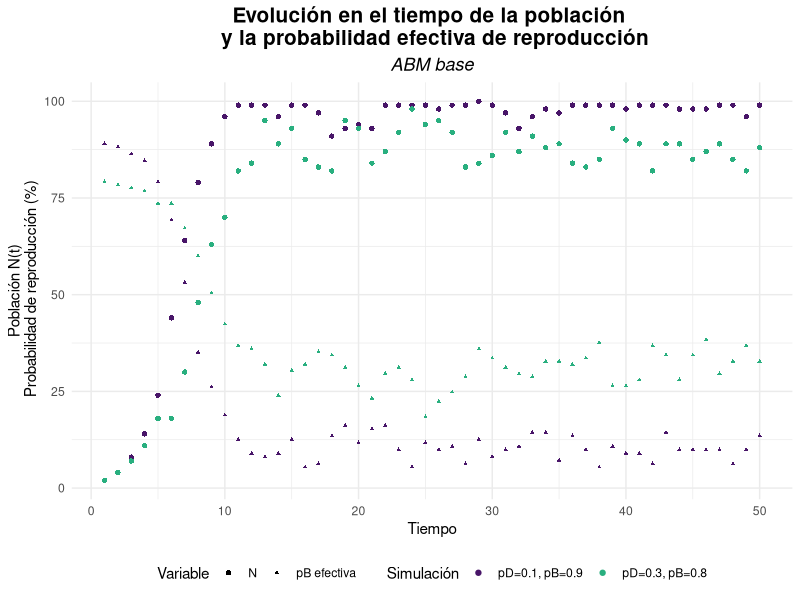
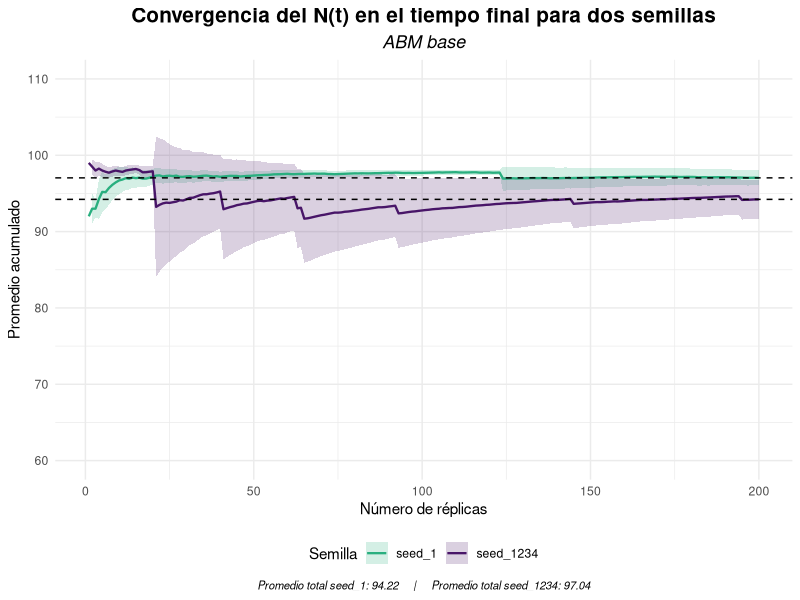
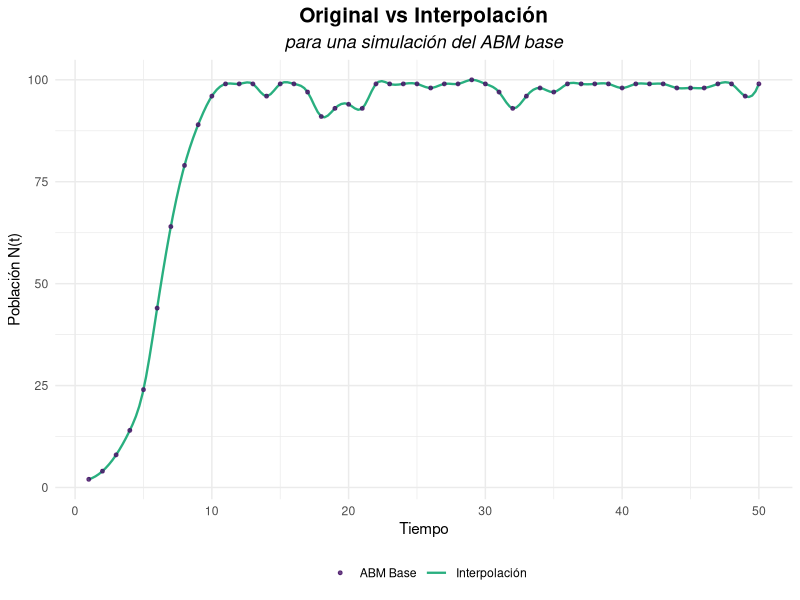
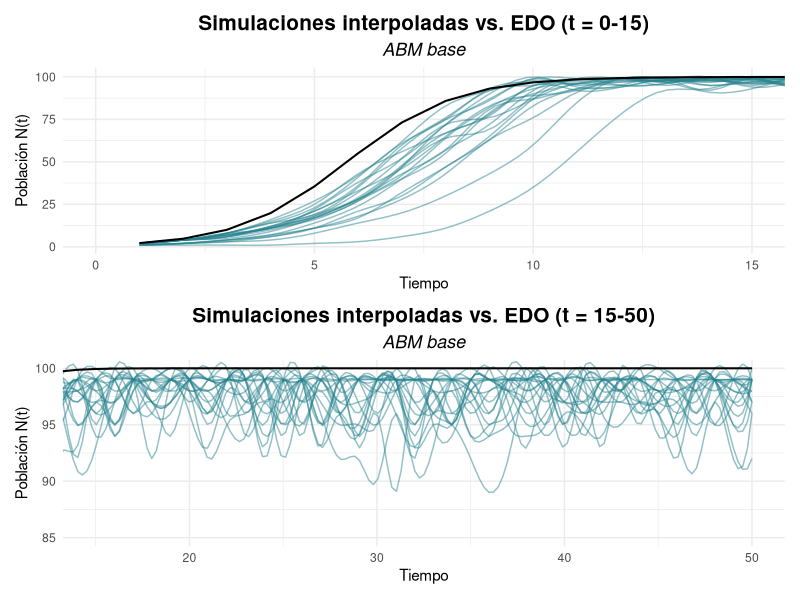
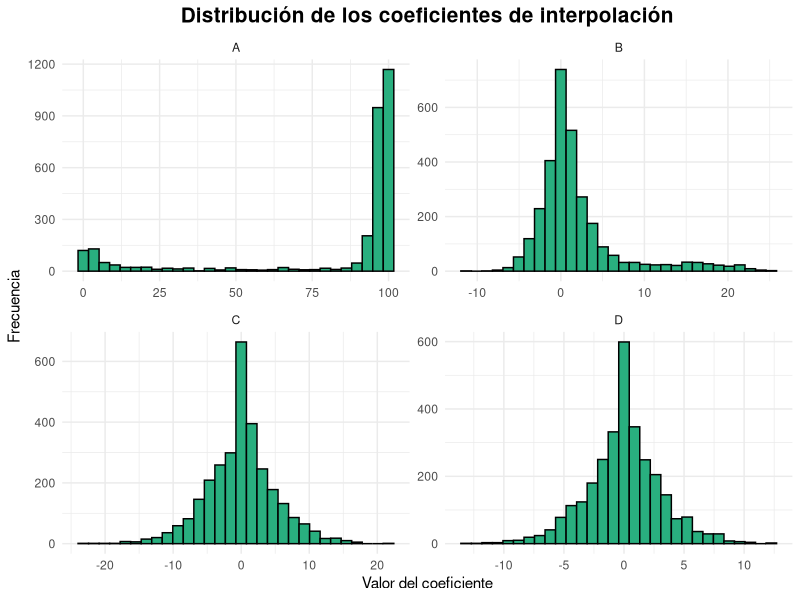

The R script that drew these images, in order: (Note: this script raises an error after producing the figures.)
## ---- chunk 1
#librerias
library(tidyverse)
library(parallel)
library(viridis)
library(splines)
library(patchwork)

RNGkind(kind = "Mersenne-Twister", normal.kind = "Inversion")
set.seed(1234)
## ---- chunk 2

ABM_base <- function(K, iter, p_death, p_birth, plot = FALSE) {
#K --> capacidad de carga del ambiente 
#iter --> numero de iteraciones // pasos de tiempo
#p_birth y p_death probabilidad inicial de reproduccion y muerte 
#N --> cantidad de individuos (variable de salida)
  
  #Inicializar el ABM
  #Creacion del ambiente
  
  habSize <- ceiling(sqrt(K)) #quemos una grilla LxL que pueda ocupar K individuos
  L <- habSize^2
  habitat <- rep(0, L) #habitad vacia
  
  #Cantidad inicial de agentes (1%)
  N0 <- round(0.01 * K) #se podria incorporar como parametro
  
  #Posicionar de forma aleatoria
  habitat[sample(1:L, N0)] <- 1 #1 = lleno
  
  #Lo que se busca monitonear es la cantidad de agentes en el tiempo
  N <- c() #crecieminto dinamico
  p_b <- c() #registrar variacion de la p_birth efectiva

  
  #ahora si
  
  for(t in 1:iter){
    
    vivos <- which(habitat == 1) #recuperar los indices donde el hab esta ocupado
    
    #MUERTES: a cada agente vivo se le asigna una probabilidad a partir de una unif(0,1). Si p < p_death --> r.i.p (equivalente a una ber(p))
    
    for(agente in vivos){
      if( runif(1) < p_death){
        habitat[agente] <- 0
      }
    }
    
    #NACIMIENTOS 
    #para simular el compartamiento logistico es necesario que la p_birth sea controlada por la carga del ambiente
    
    n <- sum(habitat == 1) #sumamos los vivos
    p_birth_K <- p_birth*(1 - n / K) #por la limitaciones de la carga, a medida que aumenta N, disminuye la prob de reproducirse
    
    
    for(agent in vivos){
      if (runif(1) < p_birth_K){
        libres <- which(habitat == 0) #ind de espacios libres en la grilla
        if(length(libres) > 0){ 
        habitat[sample(libres, 1)]  <- 1 #elijo un ind aleatorio para colocar
        }
      }
    }
    
  #Actualizar la cantidad de agentes
    
    N <- c(N, sum(habitat == 1))
    p_b <- c(p_b, p_birth_K)
  
    if(plot){ #graficar para cortes de tiempo // se ve como un QR:(
      if(t %in% seq(1, iter - iter/2, by = 5)){
         habCuadrado <- matrix(habitat, nrow=habSize, byrow=TRUE)
         image(habCuadrado, col = c("white","black"), axes = FALSE, asp = 1)
      }
    }

  }
  
df_N <- data.frame(N = N,
                   p = p_b,
                   t = 1:iter)

return(list( N = N,
             p_birth_eff = p_b,
             df_N = df_N))  
  
}
## ---- chunk 3
K <- 100
iter <- 50

set.seed(1234)
ABM_1 <- ABM_base(K, iter, 0.1, 0.9)
#los parametros que contralan la mortalidad y la natalidad los inicializamos de forma optima, dado que van a ir "empeorando" con el tiempo

set.seed(1234)
ABM_2 <- ABM_base(K, iter, 0.3, 0.8)

df <- bind_rows(
  ABM_1$df_N |>  mutate(simu = "pD=0.1, pB=0.9"),
  ABM_2$df_N |>  mutate(simu = "pD=0.3, pB=0.8")
)

ggplot(df) + geom_point(aes(x = t, y = N, color = simu, shape = "N")) +
  geom_point(aes(x = t, y = p*max(N), color = simu, shape = "pB efectiva"),
             size = 0.8) +
  labs(title = "Evolución en el tiempo de la población \n y la probabilidad efectiva de reproducción", subtitle = "ABM base",
       x = "Tiempo", 
       y = "Población N(t)\n Probabilidad de reproducción (%)", 
       color = "Parámetros") +
  scale_color_manual( values = viridis(20)[c(2,13)], name = "Simulación") +
  #scale_color_viridis(discrete = TRUE, option = "D") +
  scale_shape_manual(values = c("N" = 16, "pB efectiva" = 17),
    name = "Variable") +
  theme_minimal() +
  theme(plot.title = element_text(size = 15, face = "bold", hjust = 0.5),
        plot.subtitle = element_text(size = 13, face = "italic", hjust = 0.5),
        legend.position = "bottom")
 
## ---- chunk 4
#La EDO tiene sol analitica
sol_EDO <- function(t, K, N0, r) {
  (K*N0*exp(r*t))/ (K + N0*(exp(r*t) - 1))
}

sols <-function(t, K, N0, r) {
  soluciones <- c()
  for (i in 1:t) {
    soluciones <- c(soluciones, sol_EDO(i, K, N0, r))
  }
  return(soluciones)
}

soluciones <- sols(iter, K, 1, 0.8) 
#r = pB - pD
#lines(t, sols, type = "l")
## ---- chunk 5
#Para paremtros optimos realizamos n replicas

simulacion_n <- function(n){
  sims <- matrix(NA, nrow = n, ncol = iter) 
  for (i in 1:n) {
    res <- ABM_base(K, iter, 0.1, 0.9)
    sims [i, ] <- res$N
  }
  return(sims)
}
## ---- chunk 6
#Necesitamos determinar el numero de replicas adecuado
#Analisis de convergencia 

analisis_conver <- function(sims){
  #Metrica: N final
final_N <- sims[, iter] 
acum_mean <- cumsum(final_N)/(1:length(final_N))

#Agregamos ademas medidas de dispersion 
acum_var <- sapply(1:length(final_N), function(m){
  var(final_N[1:m])/m
})

acum_se <- sqrt(acum_var) #error estandar 


df <- data.frame(
  replicas = 1:length(acum_mean),
  mean = acum_mean,
  se = acum_se)
  
}
## ---- chunk 7
#Por sensibilidad del modelo a la incializacion de los numeros aleatorios comparamos dos semillas

set.seed(1234)
sims_1 <- simulacion_n(200) 
df_1 <- analisis_conver(sims_1)
df_1$sim <- "seed_1234"
mu_1 <- mean(sims_1[, iter])

set.seed(1)
sims_2 <- simulacion_n(200) 
df_2 <- analisis_conver(sims_2)
df_2$sim <- "seed_1"
mu_2 <- mean(sims_2[, iter])

df_ambas <- rbind(df_1, df_2)

## ---- chunk 8

ggplot(df_ambas, aes(x = replicas, y = mean, color = sim, fill = sim)) +
  #"banda" de confianza asumiendo aproximacion normal 
  geom_ribbon(aes(ymin = mean - 1.96*se, 
                  ymax = mean + 1.96*se), 
              alpha = 0.2, color = NA) +
  
  geom_line(size = 0.8) +
  #promedio total
  geom_hline(yintercept = mu_1, linetype = "dashed") +
  geom_hline(yintercept = mu_2, linetype = "dashed") +
  
  #geom_text(inherit.aes = FALSE, aes(x = -1, y = mu_1, label = round(mu_1, 1)),
            #vjust = -0.4, hjust = 1, size = 3, fontface = "plain",
            #alpha = 0.7) +
  
  scale_color_manual(values = c(viridis(20)[13], viridis(20)[2])) +
  scale_fill_manual(values = c(viridis(20)[13], viridis(20)[2])) +
  
  scale_y_continuous(limits = c(60, 110)) +
  
  labs(title = "Convergencia del N(t) en el tiempo final para dos semillas",
       subtitle = "ABM base",
       x= "Número de réplicas",
       y = "Promedio acumulado",
       color = "Semilla", fill = "Semilla",
       caption = paste0("Promedio total seed_1: ", round(mu_1, 2),"     |     ",
                        "Promedio total seed_1234: ", round(mu_2, 2))) +
  theme_minimal() +
  theme(plot.title = element_text(size = 15, face = "bold", hjust = 0.5),
        plot.subtitle = element_text(size = 13, hjust = 0.5, face = "italic"),
        plot.caption = element_text(size = 8, hjust = 0.5, face = "italic"),
        legend.position = "bottom")

## ---- chunk 9

#Se estabiliza en n > 50
set.seed(1234)
sim <- simulacion_n(60)

#INTERPOLACION
interpolar_sims <- function(sims) {
  n <- nrow(sims)
  t <- 1:ncol(sims)
  interpolated <- matrix(NA, nrow = n, ncol = 200)
  for (i in 1:n) {
    new_points<- spline(t, sims[i,], 200)
    interpolated [i,] <- new_points$y
  }
  return(interpolated)
}

sim_splines <- interpolar_sims(sim) #nSim x nPuntos (200)
## ---- chunk 10

df_EDO <- data.frame(
  t = 1:length(sim[1, ]),
  N_EDO = soluciones
)

t200 <- seq(1, iter, length.out = 200) #ajustar el escala de las spline

df_spline <- sim_splines |> as.data.frame() |> setNames(1:200) |> 
  mutate(sim = row_number()) |> 
  pivot_longer(cols = -sim, names_to = "index", values_to = "N_interp") |> 
  mutate(index = as.numeric(index),t = t200[index])


#Comparacion de una simulacion con su interpolacion
df_sim1 <- data.frame(
  t = 1:length(sim[1, ]),
  N = sim[1, ]
)

ggplot() + geom_line(data = df_spline |>  filter(sim == 1), size = 0.8,
    aes(x = t, y = N_interp, color = "Interpolación")) +
  
           geom_point(data = df_sim1, size = 1, alpha = 0.8,
    aes(x = t, y = N, color = "ABM Base")) +
  
    scale_color_manual(values = viridis(20)[c(2, 13)],name = "") +
    labs(title = "Original vs Interpolación", 
         subtitle = "para una simulación del ABM base",
          x = "Tiempo", y = "Población N(t)") +
  
    theme_minimal() +
    theme(plot.title = element_text(size = 15, face = "bold", hjust = 0.5),
          plot.subtitle = element_text(size = 13, face = "italic", hjust = 0.5),
          legend.position = "bottom")

## ---- chunk 11

#Para menos ruido grafico se eligen de forma aleatoria un tercio de las simualciones
set.seed(1234)
subset_idx <- sample(1:nrow(sim_splines), 20)
df_spline_sub <- df_spline |> filter(sim %in% subset_idx)

p15 <- ggplot() +
  geom_line(data = df_spline_sub, aes(x = t, y = N_interp, group = sim), 
            color=viridis(10)[5], alpha = 0.5) +
  geom_line(data = df_EDO, aes(x = t, y = N_EDO),
            color = "black", size = 0.7) +
  #scale_color_viridis_c(end = 0.8) +
  coord_cartesian(xlim = c(0, 15)) +
  labs(title = "Simulaciones interpoladas vs. EDO (t = 0-15)",
       subtitle = "ABM base",
       x = "Tiempo",y = "Población N(t)") +
  theme_minimal() +
  theme(plot.title = element_text(size = 15, face = "bold", hjust = 0.5),
        plot.subtitle = element_text(size = 13, face = "italic", hjust = 0.5),
        legend.position = "right")

p50 <- ggplot() +
  geom_line(data = df_spline_sub, aes(x = t, y = N_interp, group = sim), 
            color=viridis(10)[5], alpha = 0.5) +
  geom_line(data = df_EDO, aes(x = t, y = N_EDO),
            color = "black", size = 0.7) +
  #scale_color_viridis_c(end = 0.8) +
  coord_cartesian(xlim = c(15, iter), ylim = c(85, 100)) +
  labs(title = "Simulaciones interpoladas vs. EDO (t = 15-50)",
       subtitle = "ABM base",
       x = "Tiempo",y = "Población N(t)") +
  theme_minimal() +
  theme(plot.title = element_text(size = 15, face = "bold", hjust = 0.5),
        plot.subtitle = element_text(size = 13, face = "italic", hjust = 0.5),
        legend.position = "right")

p15/p50
## ---- chunk 12
#coeficientes de los splines
coef_splines <- function(sims) {
  n <- nrow(sims)
  t <- 1:ncol(sims)
  interpolated <- vector("list", n)
  poly_spline <- vector("list", n)
  coefs <- vector("list", n)
  
  for (i in 1:n) {
    interpolated[[i]] <- interpSpline(t, sims[i,]) # spline cúbica en base B
    coefs[[i]] <- coef(interpolated[[i]]) # coeficientes a, b, c, d
  }
  
  return(coefs)
}

coeficientes <- coef_splines(sim)

#estudio de coeficientes

#cada coeficiente por separado
coefs_A <- function(coeficientes) {
  n_sims <- length(coeficientes)
  t <- nrow(coeficientes[[1]])
  
  coefs_mat <- matrix(NA, nrow = n_sims * t, ncol = 4)
  
  fila <- 1
  
  for (i in 1:n_sims) {
    coef_i <- coeficientes[[i]]  # matriz 60 × 4
    
    coefs_mat[fila:(fila + t - 1), ] <- coef_i
    
    fila <- fila + t
  }
  
  colnames(coefs_mat) <- c("A", "B", "C", "D")
  
  return(coefs_mat)
}

coef_globales <- coefs_A(coeficientes)

summary(coef_globales)
sd_B <- sd(coef_globales[,2])
sd_C <- sd(coef_globales[,3])

# Graficarlos con facet_wrap
coef_glob_df <- as.data.frame(coef_globales)
coef_long <- pivot_longer(coef_glob_df, cols = A:D, names_to = "coef", values_to = "valor")


ggplot(coef_long, aes(x = valor)) +
  geom_histogram(fill = viridis(20)[13], color = "black") +
  facet_wrap(~coef, scales = "free") +
  theme_minimal() +
  labs(x = "Valor del coeficiente", y = "Frecuencia",
       title = "Distribución de los coeficientes de interpolación") +
  theme(plot.title = element_text(size = 15, face = "bold", hjust = 0.5),
    legend.position = "right")

#coeficientes por simulacion y relacion entre simulaciones
coefs_B <-function(coeficientes) {
  n_sims <- length(coeficientes)
  coefs_mat <- matrix(NA, nrow = length(coeficientes), ncol = 4*60)
  
  for (i in 1:n_sims) {
    coefs_i <- coeficientes[[i]]
    coefs_mat[i,] <- as.vector(t(coefs_i))
  }
  return(coefs_mat)
}


coefs_por_sim <- coefs_B(coeficientes)
coefs_por_sim_df <- as.data.frame(coefs_por_sim)

distancias <- dist(coefs_por_sim) #entrada  (i,j) indica qué tan distinta es la simulación i de la j según sus 240 coeficientes del spline
dist_vec <- as.numeric(distancias) #paso el objeto dist a num
df_dist <- data.frame(distancia = dist_vec) #df con todas las distsncias entre simulaciones
dist_matrix <- as.matrix(distancias)
which(dist_matrix == 718.30, arr.ind = TRUE)

summary(dist_vec)
sd(dist_vec)

dist_norm <- (dist_vec - min(dist_vec)) / (max(dist_vec) - min(dist_vec))
df_dist_norm <- data.frame(distancia = dist_norm)
summary(dist_norm)
sd(dist_norm)

#este no entiendo

ggplot(df_dist_norm) +
  geom_histogram(aes(x=distancia), bins = 60, fill=viridis(20)[2], color = "black") +
  labs(title = "Distancia entre simulaciones estandarizada", x="Distancia" , y= "Distribución")+
  theme_minimal()

#boxplot por posible presencia de outliers

## ---- chunk 13
ABM_ext <- function(K, iter, p_death, p_birth, r = 1, plot = FALSE) {
  
  timestamps <- c(1, 4, 7, 10, 13, 16, 19, 21, iter)
  timestamps_plot <- list()
  
  
  habSize <- ceiling(sqrt(K))
  L <- habSize^2
  habitat <- rep(0, L)
  
  N0 <- round(0.05 * K) #Para evitar extincion subita inicamos con mas agentes
  
  habitat[sample(1:L, N0)] <- 1 
  N <- c() 
  p_b <- c()
  
  #a cada agente inicial le asigno un sexo bio (1= fem 0 = masc) con ber(0.5)
  bio_sex <- rep(NA, L)
  bio_sex[which(habitat ==1)] <- rbinom(N0, 1, 0.5)
  
  #los N0 arrancan tambien con edad cero "recien colocado"
  #la edad maxima es la cantidad de iteraciones / lapso max de tiempo
  edad <- rep(0, L) 
  
  for(t in 1:iter){
    
    vivos <- which(habitat == 1) 
    
    #ENVEJECER 
    edad[vivos] <- edad[vivos] + 1
    
    #MUERTE
    
    for(agente in vivos){
       #riesgo: p_death base * (1 + r * edad / edad_max) // edad_max = iter
      p_death_eff <- p_death * (1 + r * (edad[agente] / iter))
      p_death_eff <- min(p_death_eff, 1)  # evitar >1
      
      if( runif(1) < p_death){
        habitat[agente] <- 0
        bio_sex[agente] <- NA
        edad[agente] <- 0
      }
    }
    
    #NACIMIENTOS 
    
    n <- sum(habitat == 1) 
    p_birth_K <- p_birth*(1 - n / K) 
    
    for(agent in vivos){
      if(!is.na(bio_sex[agent]) & bio_sex[agent] == 1) {
        if (runif(1) < p_birth_K){
            libres <- which(habitat == 0) 
            if(length(libres) > 0){ 
              i <- sample(libres, 1)
              habitat[i]  <- 1 
              bio_sex[i] <- rbinom(1, 1, 0.5)
              edad[i] <- 0
            }
        }
      }
    }
    
  #Actualizar la cantidad de agentes
    
    N <- c(N, sum(habitat == 1))
    p_b <- c(p_b, p_birth_K)
    
    if(plot) {
    
    plot_grid <- rep(0, L)
    plot_grid[which(habitat == 1 & bio_sex == 0)] <- 1
    plot_grid[which(habitat == 1 & bio_sex == 1)] <- 2
    
    
    if(t %in% timestamps){
        
      habCuadrado <- matrix(plot_grid, nrow=habSize, byrow=TRUE)
      timestamps_plot[[as.character(t)]] <- list(grid = habCuadrado)
      #title(main = paste("Iteración", t, " - N =", N[length(N)]))
    }
    
    }
  
  }
  
  df_N <- data.frame(N = N, p = p_b, t = 1:iter)
  
return(list(N = N, plot = timestamps_plot, df_N = df_N))
  
}

## ---- chunk 14
K <- 500
set.seed(1234)
ABM_3 <- ABM_ext(K, iter, 0.1, 0.9, plot = TRUE)

par(mfrow=c(3,3), mar=c(2,2,2,2))
for(name in names(ABM_3$plot)){
  
  grid <- ABM_3$plot[[name]]$grid
  
  image(grid[nrow(grid):1,], col=c("white", viridis(20)[2], viridis(20)[13]), 
        axes=FALSE, asp = 1)
  title(paste("t =", name))
  
  # Calcular %
  n_SM <- sum(grid == 1)
  n_SF <- sum(grid == 2)
  n_total <- n_SM + n_SF
  ocupacion <- round(100 * n_total / K, 1)
  prop_SM <- round(100 * n_SM / n_total, 1)
  prop_SF <- round(100 * n_SF / n_total, 1)
  
    # Texto debajo en negrita
  mtext(paste0("N/K: ", ocupacion, "% | SM: ", prop_SM,
               "% | SF: ", prop_SF, "%"), side=1, line=0.5, cex=0.65, font=2)
  legend("bottomright", legend=c("SM","SF"), 
         fill= c(viridis(20)[2], viridis(20)[13]), bty="n", cex=0.8)
}

## ---- chunk 15
#GRAFICAR CURVA
set.seed(1234)
ABM_4 <- ABM_ext(K, iter, 0.3, 0.8)

df <- bind_rows(
  ABM_3$df_N |>  mutate(simu = "pD=0.1, pB=0.9"),
  ABM_4$df_N |>  mutate(simu = "pD=0.3, pB=0.8")
)

ggplot(df) + geom_point(aes(x = t, y = N, color = simu, shape = "N")) +
  geom_point(aes(x = t, y = p*max(N), color = simu, shape = "pB efectiva"),
             size = 0.8) +
  labs(title = "Evolución en el tiempo de la población \n y la probabilidad efectiva de reproducción", subtitle = "ABM extendido",
       x = "Tiempo", 
       y = "Población N(t)\n Probabilidad de reproducción (%)", 
       color = "Parámetros") +
  scale_color_manual( values = viridis(20)[c(2,13)], name = "Simulación") +
  #scale_color_viridis(discrete = TRUE, option = "D") +
  scale_shape_manual(values = c("N" = 16, "pB efectiva" = 17),
    name = "Variable") +
  theme_minimal() +
  theme(plot.title = element_text(size = 15, face = "bold", hjust = 0.5),
        plot.subtitle = element_text(size = 13, face = "italic", hjust = 0.5),
        legend.position = "bottom")
## ---- chunk 16
#Analisis de convergencia para ABM extendido

simulacion_n_ext <- function(n, pD, pB){
  sims <- matrix(NA, nrow = n, ncol = iter) 
  for (i in 1:n) {
    res <- ABM_ext(500, iter, pD, pB)
    sims [i, ] <- res$N
  }
  return(sims)
}

set.seed(1234) #estaria bueno paralelizar esto tbm pero bueno
sims_3 <- simulacion_n_ext(200, 0.1, 0.9) 
df_3 <- analisis_conver(sims_3)
df_3$sim <- "pD=0.1, pB=0.9"
mu_3 <- mean(sims_3[, iter])

set.seed(1234)
sims_4 <- simulacion_n_ext(200, 0.3, 0.9) 
df_4 <- analisis_conver(sims_4)
df_4$sim <- "pD=0.3, pB=0.9"
mu_4 <- mean(sims_4[, iter])

#df_ambas_ext <- rbind(df_3, df_4)
## ---- chunk 17

p3 <- ggplot(df_3, aes(x = replicas, y = mean)) +
  #"banda" de confianza asumiendo aproximacion normal 
  geom_ribbon(aes(ymin = mean - 1.96*se, 
                  ymax = mean + 1.96*se), 
              alpha = 0.2, color = NA, fill = viridis(20)[13]) +
  geom_line(size = 0.8, color = viridis(20)[13]) +
  #promedio total
  geom_hline(yintercept = mu_3, linetype = "dashed") +

  labs(title = "Convergencia del N(t) en el tiempo final \n pD = 0.1 pB = 0.9",
       subtitle = "ABM extendido",
       x= "Número de réplicas",
       y = "Promedio acumulado",
       caption = paste0("Promedio total: ", round(mu_3, 2))) +
  theme_minimal() +
  theme(plot.title = element_text(size = 15, face = "bold", hjust = 0.5),
        plot.subtitle = element_text(size = 13, hjust = 0.5, face = "italic"),
        plot.caption = element_text(size = 10, hjust = 0.5, face = "italic"),
        legend.position = "bottom")


p4 <- ggplot(df_4, aes(x = replicas, y = mean)) +
  #"banda" de confianza asumiendo aproximacion normal 
  geom_ribbon(aes(ymin = mean - 1.96*se, 
                  ymax = mean + 1.96*se), 
              alpha = 0.2, color = NA, fill = viridis(20)[2]) +
  geom_line(size = 0.8, color = viridis(20)[2]) +
  #promedio total
  geom_hline(yintercept = mu_4, linetype = "dashed") +
  
  labs(title = "Convergencia del N(t) en el tiempo final \n pD = 0.3 pB = 0.9",
       subtitle = "ABM extendido",
       x= "Número de réplicas",
       y = "Promedio acumulado",
       caption = paste0("Promedio total: ", round(mu_4, 2))) +
  theme_minimal() +
  theme(plot.title = element_text(size = 15, face = "bold", hjust = 0.5),
        plot.subtitle = element_text(size = 13, hjust = 0.5, face = "italic"),
        plot.caption = element_text(size = 10, hjust = 0.5, face = "italic"),
        legend.position = "bottom")

p3 / p4
## ---- chunk 18
#Barrido con p_death variable y p_birth fijo (0.9)
#codigo palelizado para mayor eficiencia
sens_paral <- function(K = 500, iter = 60, p_birth = 0.9, reps = 150, 
                       p_death = seq(0, 0.5, by = 0.05)) {
  
  t0 <- Sys.time()
  p_len <- length(p_death)
  
  cores <- detectCores() - 1
  cl <- makeCluster(cores)
  
  #Exportar funciones necesarias
  clusterExport(cl,varlist = c("ABM_ext"),envir = .GlobalEnv)
  clusterSetRNGStream(cl, 123)
  #clusterSetRNGStream(cl, iseed = seed)
  
  #Monitorear
  extincion <- numeric(p_len)
  t_hasta_ext_prom <- numeric(p_len)
  
  #PARA LUEGO GRAFICAR NECESITAMOS PROMEDIAR LAS REPS (punto a punto)
  mean_N <- matrix(0, nrow = iter, ncol = p_len)
  var_N <- matrix(0, nrow = iter, ncol = p_len)
  
  for (i in 1:p_len) {
    pd <- p_death[i]
    
    #Ejecutar reps en paralelo
    runs_list <- parLapply(cl, 1:reps, function(r) {
      ABM_ext(K = K, iter = iter, p_death = pd, p_birth = p_birth)$N
    })
    
    #Pasar lista a matriz reps × iter
    runs <- do.call(rbind, runs_list)
    
    mean_N[ ,i] <- colMeans(runs)
    var_N[ ,i]  <- apply(runs, 2, var)
    
    #Extinción
    t_ext <- apply(runs, 1, function(x) {
      if(any(x == 0)) which(x == 0)[1] else Inf
    })
    
    extincion[i] <- mean(t_ext < Inf)
    t_hasta_ext_prom[i] <- ifelse(all(extincion[i] == 0), 
                                  NA, 
                                  mean(t_ext[t_ext < Inf]))
  }
  
  stopCluster(cl)
  
  list(p_death = p_death,
       mean_N = mean_N,
       var_N = var_N,
       extincion_prob = extincion,
       t_hasta_ext_prom = t_hasta_ext_prom,
       t_eje = (t0 - Sys.time()))
}


## ---- chunk 19
#paciencia con este que tiene que hacer mucha cosa
res <- sens_paral(p_death = seq(0.2, 0.35, by = 0.005), iter = 100)

## ---- chunk 20

#Mean_N es una matriz --> pasar a formato long
df_long <- data.frame(
  time = rep(1:nrow(res$mean_N), times = length(res$p_death)),
  p_death = rep(res$p_death, each = nrow(res$mean_N)),
  mean = as.vector(res$mean_N),
  var = as.vector(res$var_N),
  se = sqrt(as.vector(res$var_N) / 100) #reps = 100
)

N0 <- round(0.05 * 500) 

ggplot(df_long, aes(x = time, y = mean, color = p_death, group = p_death)) +
  geom_ribbon(aes(ymin = mean - 1.96*se, ymax = mean + 1.96*se,
                  fill = p_death), alpha = 0.15, color = NA) +
  geom_line(size = 0.8) +
  geom_hline(yintercept = N0, linetype = "dashed", size = 1) +
  labs(color = "p_death",
       x = "Tiempo",
       y = "Población N(t) promedio",
       title = "Crecimiento poblacional para distintos p_death") +
  scale_color_viridis_c(option = "D") +
  scale_fill_viridis_c() +
  guides(fill = "none") +  
  theme_minimal() +
  theme(plot.title = element_text(size = 15, face = "bold", hjust = 0.5),
        legend.position = "right")
